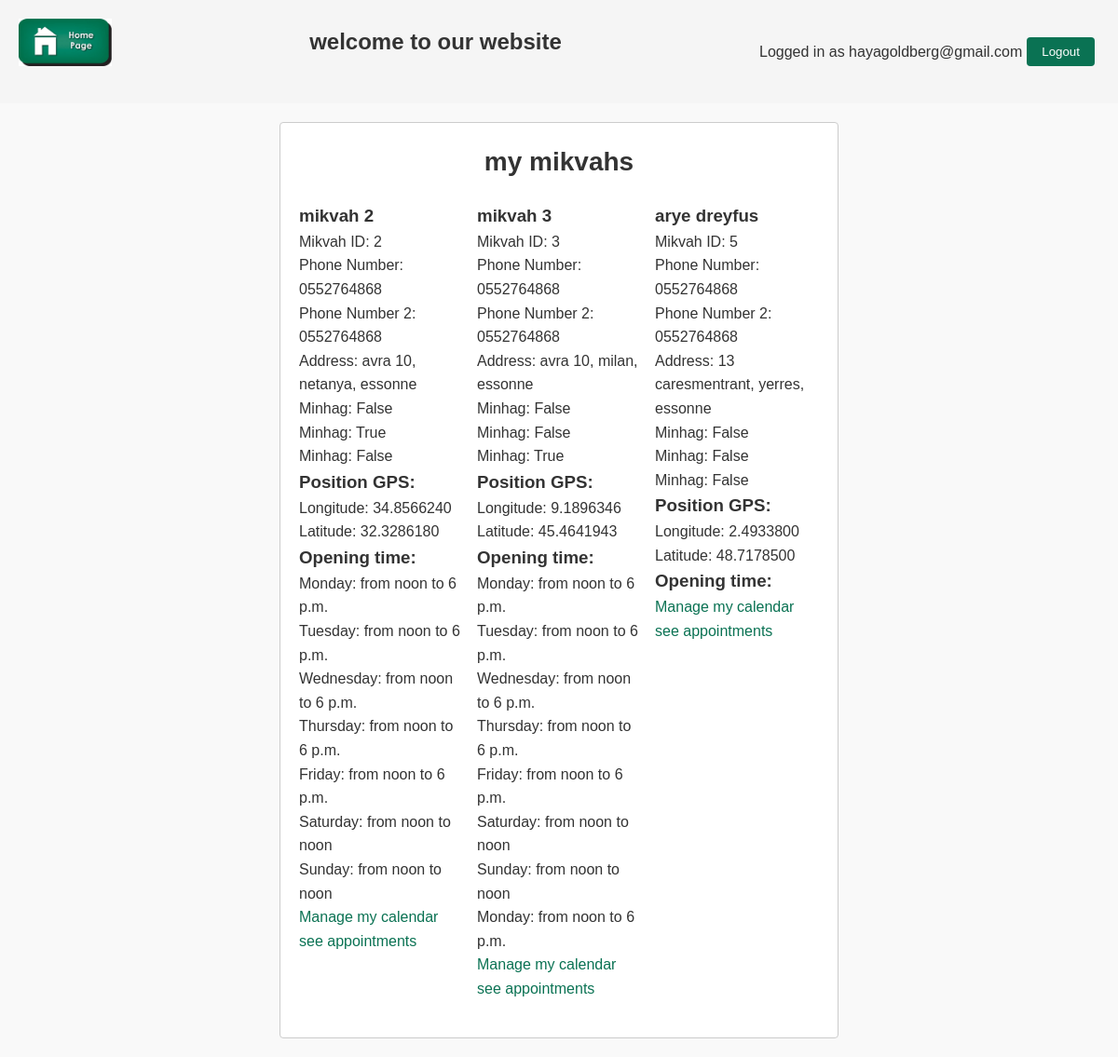
The page /website/pro-page/my-mikvah/ (signed in) on the database its author committed.
### website/models.py (models this page shows, shortened)
class Mikvah(models.Model):
    mikvah_id = models.BigAutoField(primary_key=True)
    user = models.ForeignKey(User, on_delete=models.CASCADE)
    name = models.CharField(max_length=30)
    phone_nb1 = models.CharField(max_length=20)
    phone_nb2 = models.CharField(max_length=20, blank=True)
    open_at = models.TimeField(blank=True)
    ashkenaz = models.BooleanField(default=False)
    sefarad = models.BooleanField(default=False)
    chabad = models.BooleanField(default=False)
    address_nb = models.CharField(max_length=4)
    address_st = models.CharField(max_length=40)
    address_city = models.CharField(max_length=40)
    address_state = models.CharField(max_length=20)
    address_country = models.CharField(max_length=40)
    longitude = models.DecimalField(max_digits=10, decimal_places=7)
    latitude = models.DecimalField(max_digits=10, decimal_places=7)
    distance = models.FloatField(null=True, blank=True)

class MikvahCalendar(models.Model):
    mikvah_id = models.ForeignKey(Mikvah, on_delete=models.CASCADE)
    day = models.CharField(max_length=10, choices=CHOICES_DAY)
    opening_time = models.TimeField(blank=True)
    closing_time = models.TimeField(blank=True)

### website/views/pro_views.py (the view)
# urls.py: path('pro-page/my-mikvah/', views.my_mikvah, name='my_mikvah'),
def my_mikvah(request):
    if request.method == 'POST':
        if 'mikvah-calendar' in request.POST:
            return redirect('website:mikvah_calendar')
    else:
        user = request.user
        my_mikvahs = Mikvah.objects.filter(user=user) # Extract only this user's mikvah
        mikvah_ids = my_mikvahs.values_list('mikvah_id', flat=True)
        my_mikvah_calendars = MikvahCalendar.objects.all()
    context = {'mikvahs': my_mikvahs,
               'mikvah_calendars': my_mikvah_calendars, }
    return render(request, 'website/my_mikvah.html', context)

### templates/website/my_mikvah.html (shortened to what this page needs)
{% extends 'base_layout.html' %}
{% load static %}
{% block content %}
    <h1>my mikvahs</h1>
    <div class="three_in_a_line_container">
        {% for mikvah in mikvahs %}
        <div class="three_in_a_line_element">
            <h3>{{ mikvah.name }}</h3>
            <p>Mikvah ID: {{ mikvah.mikvah_id }}</p>
            <p>Phone Number: {{ mikvah.phone_nb1 }}</p>
            <p>Phone Number 2: {{ mikvah.phone_nb2 }}</p>
            <p>Address: {{ mikvah.address_nb }} {{ mikvah.address_st }}, {{ mikvah.address_city }}, {{ mikvah.address_state }}</p>
            <p>Minhag: {{ mikvah.ashkenaz }}</p>
            <p>Minhag: {{ mikvah.sefarad }}</p>
            <p>Minhag: {{ mikvah.chabad }}</p>
            <h3>Position GPS: </h3>
                <p>Longitude: {{ mikvah.longitude }}</p>
                <p>Latitude: {{ mikvah.latitude }}</p>
            <h3> Opening time: </h3>
                    {% for mikvah_calendar in mikvah.mikvahcalendar_set.all %}
                            <p>{{mikvah_calendar.day}}:
                            from {{ mikvah_calendar.opening_time }} to {{ mikvah_calendar.closing_time }}</p>
                    {% endfor %}
        <a href="{% url 'website:mikvah_calendar' mikvah_id=mikvah.mikvah_id %}"> Manage my calendar </a>
        <a href="{% url 'website:mikvah_appointments' mikvah_id=mikvah.mikvah_id %}"> see appointments </a>
        </div>
        {% endfor %}
    </div>
{% endblock %}

### templates/base_layout.html (shortened to what this page needs)
{% load static %}
<!DOCTYPE html>
<html lang="en">
<head>
    <link rel="stylesheet" href="{% static 'style.css' %}">
</head>
<body>
     <header>
     <h1> <a href="{% url 'website:index' %}"> <img src="{% static 'what-is-a-home-page.jpg' %}"></a></h1>
        <h1> welcome to our website </h1>
         {% if user.is_authenticated %}
             <p> Logged in as {{ user }}</p>
             <form class="Logout-link" action="{% url 'accounts:logout' %}" method="post">
                 <button type="submit">Logout</button>
             </form>
         {% endif %}
    </header>
     <div class="wrapper">
    {% block content %}
    {% endblock %}
    </div>
</body>
</html>

### assets/style.css (style rules this page uses)
* { margin: 0; padding: 0; box-sizing: border-box; }
body { font-family: Arial, sans-serif; line-height: 1.6; background-color: #f9f9f9; color: #333; margin: 0; padding: 0; }
header { text-align: center; padding: 20px; background-color: #f5f5f5; display: flex; align-items: center; }
header h1 { font-size: 24px; margin-right: auto; }
header img { max-width: 100px; height: auto; vertical-align: middle; }
form { margin: 5px; }
button { padding: 8px 16px; background-color: #0a7253; color: #fff; border: none; border-radius: 4px; cursor: pointer; }
.wrapper { max-width: 1200px; margin: 20px auto; padding: 20px; }
a { color: #0a7253; text-decoration: none; }
.wrapper { max-width: 600px; margin: 20px auto; padding: 20px; background-color: #fff; border: 1px solid #ccc; border-radius: 4px; }
h1 { font-size: 28px; text-align: center; margin-bottom: 20px; }
.three_in_a_line_container { display: flex; flex-wrap: wrap; justify-content: space-between; }
.three_in_a_line_element { width: calc(33.33% - 10px); margin-bottom: 20px; margin-right: 1%; }
.three_in_a_line_element:nth-child(3n) { margin-right: 0; }

### rows shown on the page
Mikvah: name "mikvah 2", mikvah_id "2", phone_nb1 "0552764868", phone_nb2 "0552764868", address_nb "avra", address_st "10", address_city "netanya", address_state "essonne", ashkenaz "False", sefarad "True", chabad "False", longitude "34.8566240", latitude "32.3286180"
MikvahCalendar: day "Monday", opening_time "noon", closing_time "6 p.m."
MikvahCalendar: day "Tuesday", opening_time "noon", closing_time "6 p.m."
MikvahCalendar: day "Wednesday", opening_time "noon", closing_time "6 p.m."
MikvahCalendar: day "Thursday", opening_time "noon", closing_time "6 p.m."
MikvahCalendar: day "Friday", opening_time "noon", closing_time "6 p.m."
MikvahCalendar: day "Saturday", opening_time "noon", closing_time "noon"
MikvahCalendar: day "Sunday", opening_time "noon", closing_time "noon"
Mikvah: name "mikvah 3", mikvah_id "3", phone_nb1 "0552764868", phone_nb2 "0552764868", address_nb "avra", address_st "10", address_city "milan", address_state "essonne", ashkenaz "False", sefarad "False", chabad "True", longitude "9.1896346", latitude "45.4641943"
MikvahCalendar: day "Monday", opening_time "noon", closing_time "6 p.m."
MikvahCalendar: day "Tuesday", opening_time "noon", closing_time "6 p.m."
MikvahCalendar: day "Wednesday", opening_time "noon", closing_time "6 p.m."
MikvahCalendar: day "Thursday", opening_time "noon", closing_time "6 p.m."
MikvahCalendar: day "Friday", opening_time "noon", closing_time "6 p.m."
MikvahCalendar: day "Saturday", opening_time "noon", closing_time "noon"
MikvahCalendar: day "Sunday", opening_time "noon", closing_time "noon"
MikvahCalendar: day "Monday", opening_time "noon", closing_time "6 p.m."
Mikvah: name "arye dreyfus", mikvah_id "5", phone_nb1 "0552764868", phone_nb2 "0552764868", address_nb "13", address_st "caresmentrant", address_city "yerres", address_state "essonne", ashkenaz "False", sefarad "False", chabad "False", longitude "2.4933800", latitude "48.7178500"

### other values the page prints
{{ user }} "hayagoldberg@gmail.com"
